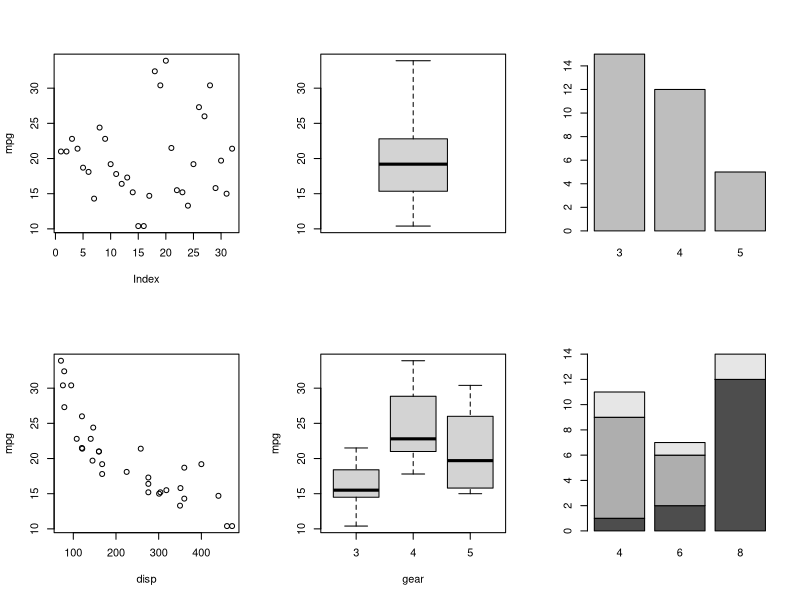
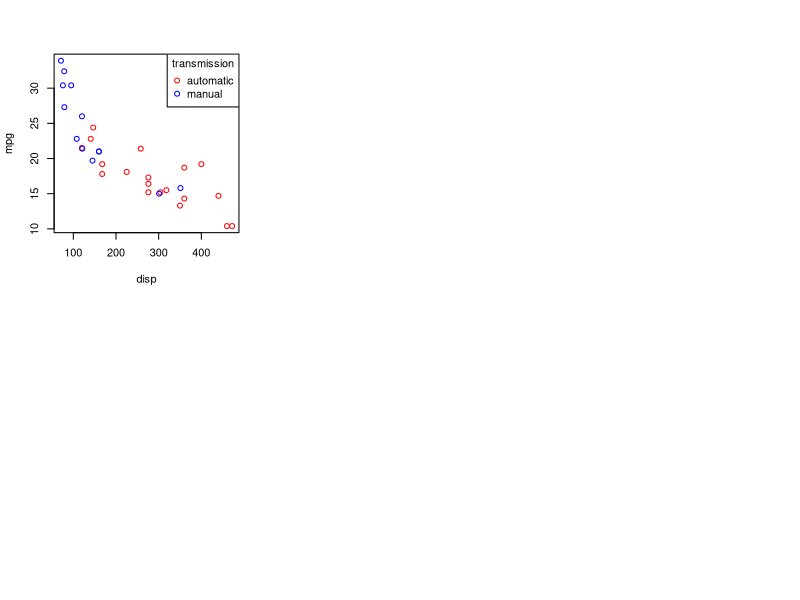
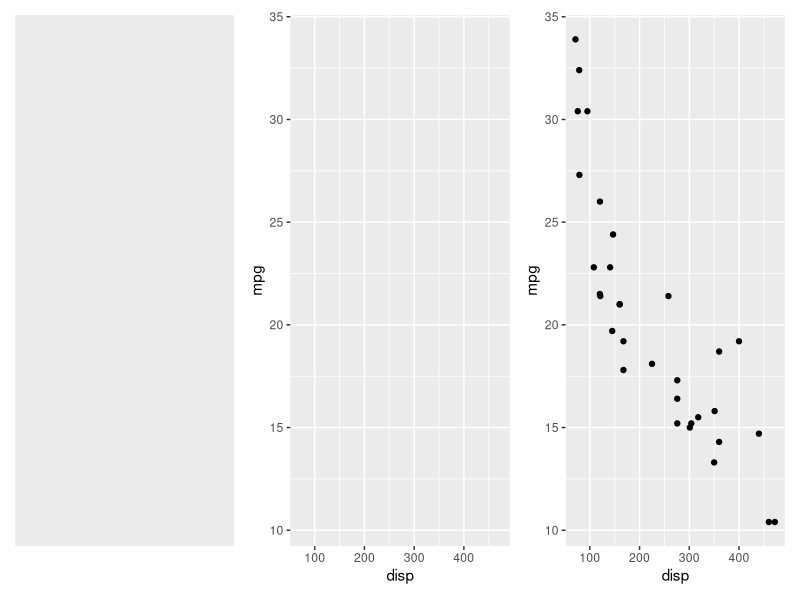
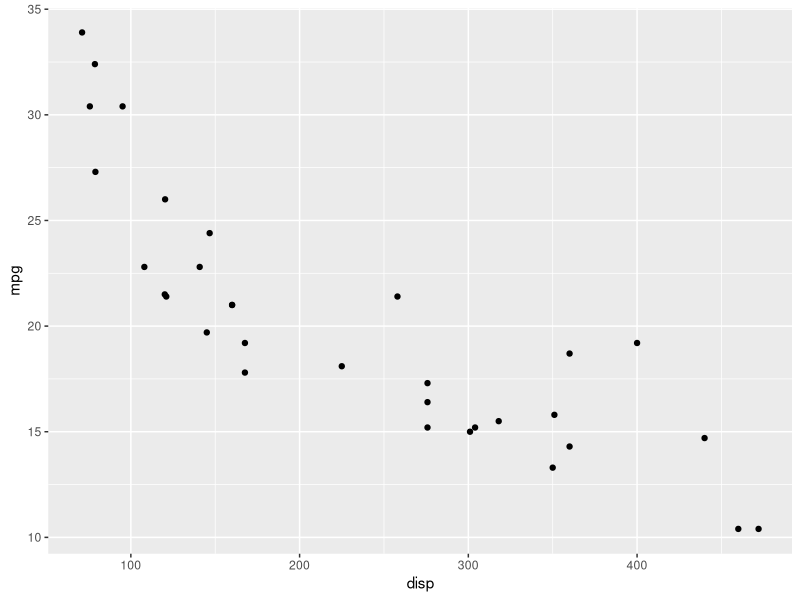
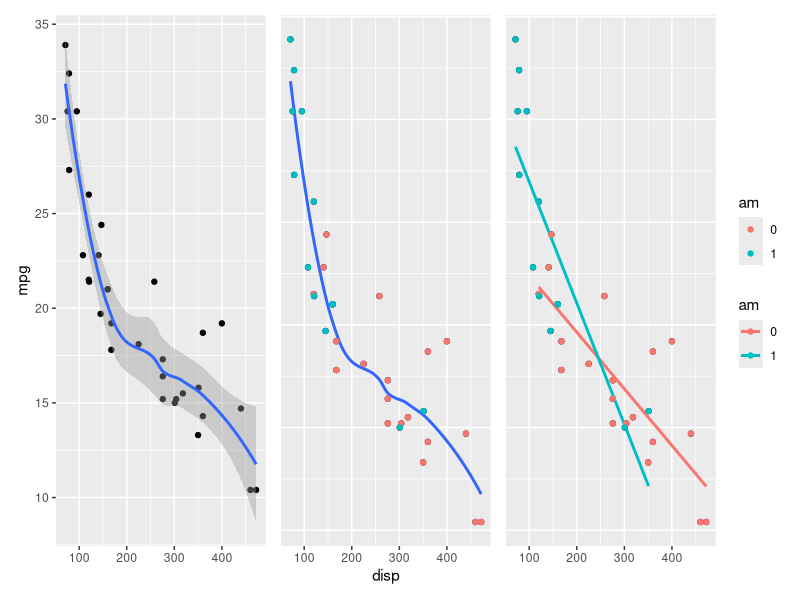
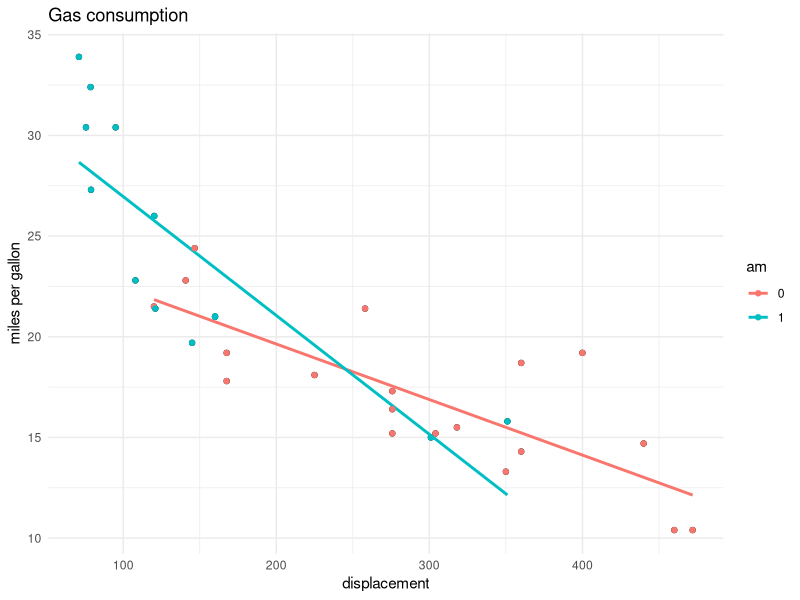
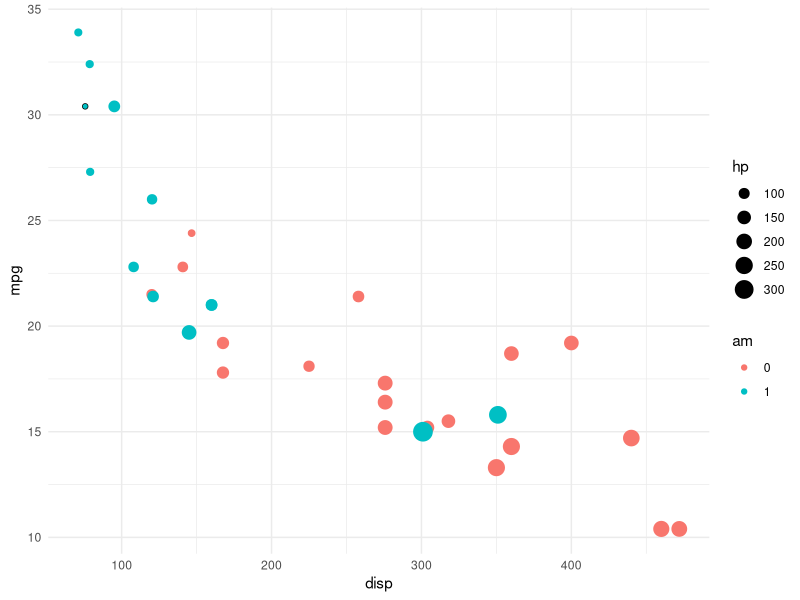
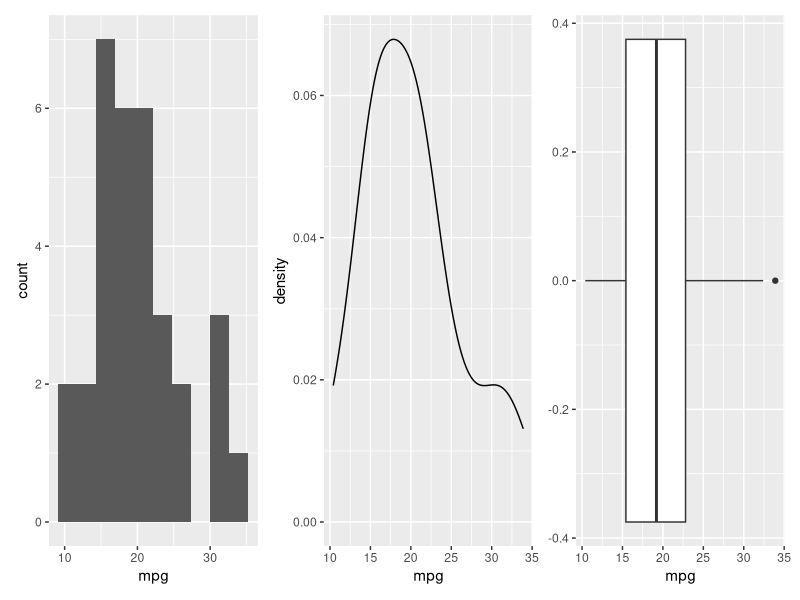

Here is the R script that generated these plots, in order:
## ---- chunk 1
library(MASS)     # Datasets
library(mice)     # Boys dataset
library(dplyr)    # Data manipulation
library(magrittr) # Pipes
library(ggplot2)  # Plotting suite
library(patchwork)
boys <- na.omit(boys)
knitr::opts_chunk$set(message=F)
## ---- chunk 2
par(mfrow = c(2, 3))
with(mtcars, plot(mpg))                    # or plot(mtcars$mpg)
with(mtcars, boxplot(mpg))
with(mtcars, plot(factor(gear)))
with(mtcars, plot(disp, mpg))
with(mtcars, boxplot(mpg ~ gear))
with(mtcars, barplot(xtabs(~ gear + cyl))) # no legend!
## ---- chunk 3
with(mtcars, plot(disp, mpg, col = c("red", "blue")[am + 1]))   # add colors 
legend("topright", legend = c("automatic", "manual"),           # add legend
       col = c("red", "blue"), pch = 1, title =  "transmission")      
## ---- chunk 4
mtcars <- mutate(mtcars, 
                 am = factor(am),
                 vs = factor(vs))
## ---- chunk 5
library(patchwork)                       # combine plots in one figure
ggplot(data = mtcars) + 
ggplot(mtcars, (aes(x = disp, y = mpg))) +
ggplot(mtcars, aes(disp, mpg)) + 
  geom_point()
## ---- chunk 6
gg <- ggplot(mtcars, aes(disp, mpg)) + 
  geom_point()
gg
## ---- chunk 7
gg + geom_smooth() +
gg + geom_smooth(se = F) + 
  geom_point(aes(col = am)) +
gg + geom_smooth(aes(col = am), method = "lm", se = F) + 
  geom_point(aes(col = am))  + 
  plot_layout(guides = "collect", axes = "collect")  # collect labels/legends 
## ---- chunk 8
gg  + geom_smooth(aes(col = am), method = "lm", se = F) + 
  geom_point(aes(col = am)) +
  labs(x = "displacement", y = "miles per gallon", title = "Gas consumption") +
  theme_minimal()
## ---- chunk 9
gg + geom_point(aes(col = am, size = hp)) +
  theme_minimal()
## ---- chunk 10
ggplot(mtcars, aes(mpg)) + geom_histogram(bins = 10) +
ggplot(mtcars, aes(mpg)) + geom_density() +
ggplot(mtcars, aes(mpg)) + geom_boxplot()

## ---- chunk 11
ggplot(mtcars) + geom_bar(aes(gear)) +
ggplot(mtcars) + geom_bar(aes(gear, fill = vs)) +
ggplot(mtcars) + geom_bar(aes(gear, fill = vs), position = "dodge") +
  plot_layout(guides = "collect", axes = "collect")
## ---- chunk 12
ggplot(mtcars, aes(mpg, am)) + geom_boxplot() +
ggplot(mtcars, aes(mpg, fill = am)) + geom_density(alpha = .3) +
ggplot(mtcars, aes(mpg, disp)) + geom_density_2d() 
## ---- chunk 13
gg + geom_smooth(method = "lm", se = F) +
  facet_grid(cols = vars(gear))
